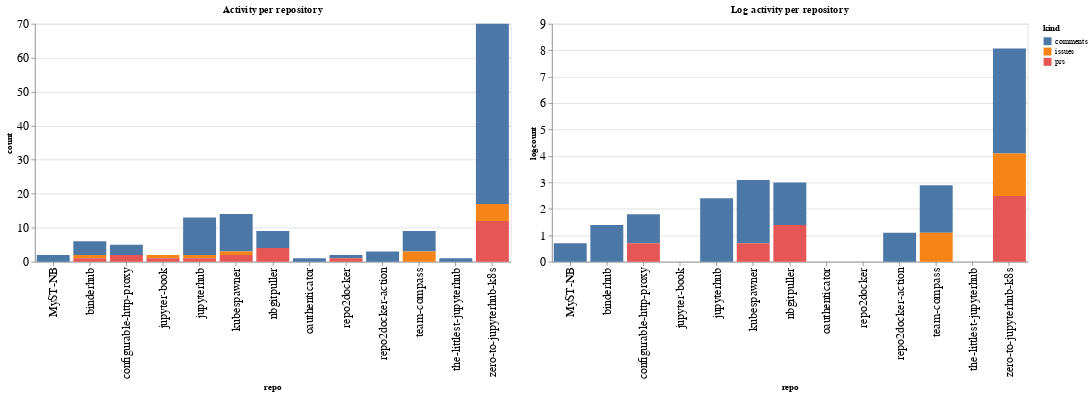

This figure's notebook cell:
### Code cell
ch1 = alt.Chart(repo_summaries, width=600, title="Activity per repository").mark_bar().encode(
    x='repo',
    y='count',
    color='kind',
    tooltip="kind"
)

ch2 = alt.Chart(repo_summaries, width=600, title="Log activity per repository").mark_bar().encode(
    x='repo',
    y='logcount',
    color='kind',
    tooltip="kind"
)

ch1 | ch2

### Figure 1 — Vega-Lite specification as saved in the notebook (floating-point values rounded to 4 significant figures)
{"config": {"axisLeft": {"labelFontSize": 15}, "axisBottom": {"labelFontSize": 15}}, "hconcat": [{"mark": "bar", "encoding": {"color": {"type": "nominal", "field": "kind"}, "tooltip": {"type": "nominal", "field": "kind"}, "x": {"type": "nominal", "field": "repo"}, "y": {"type": "quantitative", "field": "count"}}, "title": "Activity per repository", "width": 600}, {"mark": "bar", "encoding": {"color": {"type": "nominal", "field": "kind"}, "tooltip": {"type": "nominal", "field": "kind"}, "x": {"type": "nominal", "field": "repo"}, "y": {"type": "quantitative", "field": "logcount"}}, "title": "Log activity per repository", "width": 600}], "data": {"name": "data-080ddfffd28587a3e75d87a56af18e0a"}, "$schema": "https://vega.github.io/schema/vega-lite/v4.8.1.json", "datasets": {"data-080ddfffd28587a3e75d87a56af18e0a": [{"repo": "MyST-NB", "kind": "comments", "count": 2, "logcount": 0.6931}, {"repo": "binderhub", "kind": "comments", "count": 4, "logcount": 1.386}, {"repo": "binderhub", "kind": "issues", "count": 1, "logcount": 0.0}, {"repo": "binderhub", "kind": "prs", "count": 1, "logcount": 0.0}, {"repo": "configurable-http-proxy", "kind": "comments", "count": 3, "logcount": 1.099}, {"repo": "configurable-http-proxy", "kind": "prs", "count": 2, "logcount": 0.6931}, {"repo": "jupyter-book", "kind": "issues", "count": 1, "logcount": 0.0}, {"repo": "jupyter-book", "kind": "prs", "count": 1, "logcount": 0.0}, {"repo": "jupyterhub", "kind": "comments", "count": 11, "logcount": 2.398}, {"repo": "jupyterhub", "kind": "issues", "count": 1, "logcount": 0.0}, {"repo": "jupyterhub", "kind": "prs", "count": 1, "logcount": 0.0}, {"repo": "kubespawner", "kind": "comments", "count": 11, "logcount": 2.398}, {"repo": "kubespawner", "kind": "issues", "count": 1, "logcount": 0.0}, {"repo": "kubespawner", "kind": "prs", "count": 2, "logcount": 0.6931}, {"repo": "nbgitpuller", "kind": "comments", "count": 5, "logcount": 1.609}, {"repo": "nbgitpuller", "kind": "prs", "count": 4, "logcount": 1.386}, {"repo": "oauthenticator", "kind": "comments", "count": 1, "logcount": 0.0}, {"repo": "repo2docker", "kind": "comments", "count": 1, "logcount": 0.0}, {"repo": "repo2docker", "kind": "prs", "count": 1, "logcount": 0.0}, {"repo": "repo2docker-action", "kind": "comments", "count": 3, "logcount": 1.099}, {"repo": "team-compass", "kind": "comments", "count": 6, "logcount": 1.792}, {"repo": "team-compass", "kind": "issues", "count": 3, "logcount": 1.099}, {"repo": "the-littlest-jupyterhub", "kind": "comments", "count": 1, "logcount": 0.0}, {"repo": "zero-to-jupyterhub-k8s", "kind": "comments", "count": 53, "logcount": 3.97}, {"repo": "zero-to-jupyterhub-k8s", "kind": "issues", "count": 5, "logcount": 1.609}, {"repo": "zero-to-jupyterhub-k8s", "kind": "prs", "count": 12, "logcount": 2.485}]}}
